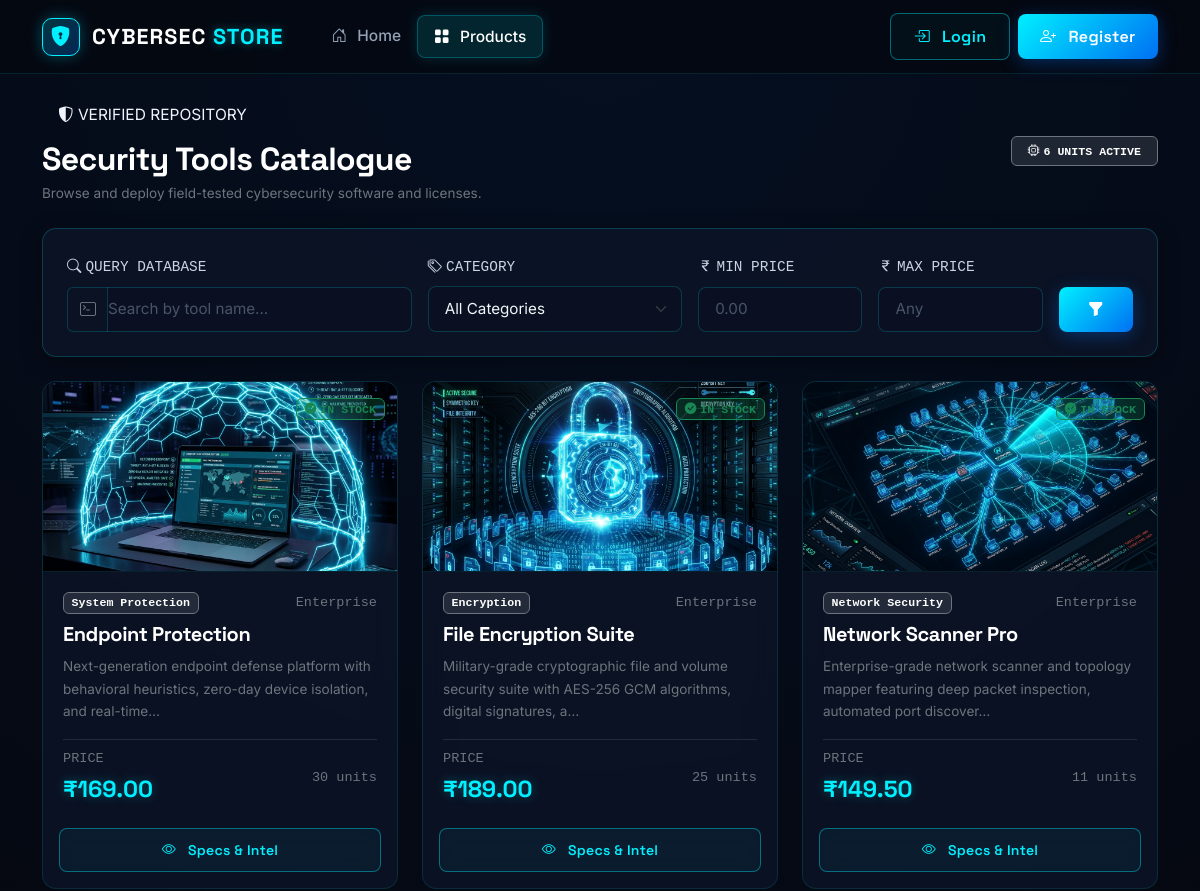
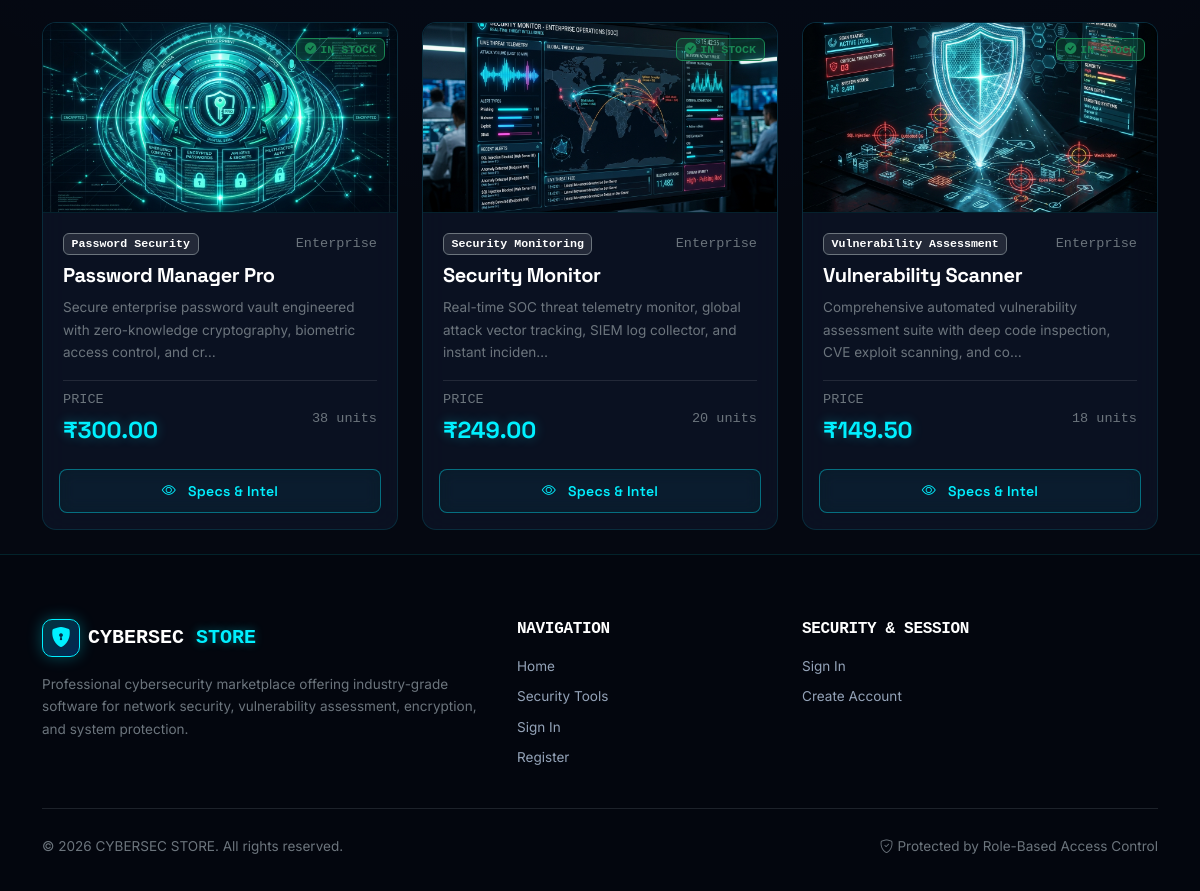
Page /products on the committed database (2 pictures, top to bottom).
### tables this page shows
CREATE TABLE products (
            id            INTEGER PRIMARY KEY AUTOINCREMENT,
            name          TEXT    NOT NULL,
            category_id   INTEGER,
            description   TEXT,
            features      TEXT,
            price         REAL    NOT NULL,
            license       TEXT,
            compatibility TEXT,
            image         TEXT,
            stock         INTEGER DEFAULT 0,
            created_at    TIMESTAMP DEFAULT CURRENT_TIMESTAMP,
            FOREIGN KEY (category_id) REFERENCES categories(id)
        );

CREATE TABLE categories (
            id          INTEGER PRIMARY KEY AUTOINCREMENT,
            name        TEXT UNIQUE NOT NULL,
            description TEXT,
            created_at  TIMESTAMP DEFAULT CURRENT_TIMESTAMP
        );

### products.py (the view, shortened to what this page needs)
@store_bp.route("/products")
def product_list():
    search      = request.args.get("q", "").strip()
    category_id = request.args.get("category", "").strip()
    min_price   = request.args.get("min_price", "").strip()
    max_price   = request.args.get("max_price", "").strip()
    query  = """
        SELECT p.*, c.name AS category_name
        FROM products p
        LEFT JOIN categories c ON c.id = p.category_id
        WHERE 1=1
    """
    params = []
    if search:
        query  += " AND p.name LIKE ?"
        params.append(f"%{search}%")
    if min_price:
        try:
            query  += " AND p.price >= ?"
            params.append(float(min_price))
        except ValueError:
            pass
    if max_price:
        try:
            query  += " AND p.price <= ?"
            params.append(float(max_price))
        except ValueError:
            pass
    query += " ORDER BY p.name ASC"
    conn = get_db_connection()
    products   = conn.execute(query, params).fetchall()
    categories = conn.execute(
        "SELECT id, name FROM categories ORDER BY name ASC"
    ).fetchall()
    conn.close()
    return render_template(
        "store/product_list.html",
        products=products,
        categories=categories,
        search=search,
        selected_category=category_id,
        min_price=min_price,
        max_price=max_price,
    )

### templates/store/product_list.html (shortened to what this page needs)
{% extends 'base.html' %}
{% block content %}
<div class="container py-4 position-relative z-2">
  <div class="d-flex flex-wrap justify-content-between align-items-center gap-3 mb-4">
    <div>
      <div class="hero-pill-badge mb-2 py-1 px-3">
        <i class="bi bi-shield-shaded"></i>
        <span>VERIFIED REPOSITORY</span>
      </div>
      <h1 class="h2 fw-bold text-white mb-1">Security Tools Catalogue</h1>
      <p class="text-secondary small mb-0">Browse and deploy field-tested cybersecurity software and licenses.</p>
    </div>
    <div>
      <span class="badge bg-secondary bg-opacity-25 border border-secondary text-cs-accent font-monospace px-3 py-2">
        <i class="bi bi-cpu me-1"></i>{{ products|length }} UNIT{{ 'S' if products|length != 1 else '' }} ACTIVE
      </span>
    </div>
  </div>
  <div class="cs-glass-card p-3 p-md-4 mb-4" style="border-color: rgba(0, 240, 255, 0.2);">
    <form method="GET" action="{{ url_for('store.product_list') }}" id="filterForm">
      <div class="row g-3 align-items-end">
        <div class="col-xl-4 col-lg-3 col-md-6">
          <label for="searchInput" class="form-label text-cs-accent font-monospace small">
            <i class="bi bi-search me-1"></i>QUERY DATABASE
          </label>
          <div class="input-group">
            <span class="input-group-text bg-transparent border-end-0 text-secondary" style="border-color: rgba(0, 240, 255, 0.18);">
              <i class="bi bi-terminal"></i>
            </span>
            <input type="text" class="form-control border-start-0 ps-0" id="searchInput" name="q"
                   value="{{ search }}" placeholder="Search by tool name...">
          </div>
        </div>
        <div class="col-xl-3 col-lg-3 col-md-6">
          <label for="categoryFilter" class="form-label text-cs-accent font-monospace small">
            <i class="bi bi-tags me-1"></i>CATEGORY
          </label>
          <select class="form-select" id="categoryFilter" name="category">
            <option value="">All Categories</option>
          </select>
        </div>
        <div class="col-xl-2 col-lg-2 col-6">
          <label for="minPrice" class="form-label text-cs-accent font-monospace small">
            <i class="bi bi-currency-rupee me-1"></i>MIN PRICE
          </label>
          <input type="number" min="0" step="0.01" class="form-control" id="minPrice"
                 name="min_price" value="{{ min_price }}" placeholder="0.00">
        </div>
        <div class="col-xl-2 col-lg-2 col-6">
          <label for="maxPrice" class="form-label text-cs-accent font-monospace small">
            <i class="bi bi-currency-rupee me-1"></i>MAX PRICE
          </label>
          <input type="number" min="0" step="0.01" class="form-control" id="maxPrice"
                 name="max_price" value="{{ max_price }}" placeholder="Any">
        </div>
        <div class="col-xl-1 col-lg-2 col-12 d-flex gap-2">
          <button type="submit" class="btn btn-cs flex-grow-1" id="applyFilterBtn" title="Execute Query">
            <i class="bi bi-funnel-fill"></i>
          </button>
        </div>
      </div>
    </form>
  </div>
  {% if products %}
  <div class="row g-4">
    {% for p in products %}
    <div class="col-sm-6 col-lg-4">
      <div class="cs-product-card" id="productCard{{ p.id }}">
        <div class="cs-product-badge">
          {% if p.stock > 0 %}
          <span class="badge bg-success bg-opacity-25 border border-success text-success font-monospace px-2 py-1">
            <i class="bi bi-check-circle-fill me-1"></i>IN STOCK
          </span>
          {% else %}
          <span class="badge bg-danger bg-opacity-25 border border-danger text-danger font-monospace px-2 py-1">
            <i class="bi bi-x-circle-fill me-1"></i>OUT OF STOCK
          </span>
          {% endif %}
        </div>
        <div class="cs-product-media">
          {% if p.image %}
          <img src="{{ url_for('static', filename='images/products/' ~ p.image) }}"
               alt="{{ p.name }}"
               loading="lazy"
               onerror="this.onerror=null; this.parentElement.innerHTML='<div class=\'cs-product-placeholder-icon\'><i class=\'bi bi-shield-lock\'></i></div>';">
          {% else %}
          <div class="cs-product-placeholder-icon">
            <i class="bi bi-shield-lock"></i>
          </div>
          {% endif %}
        </div>
        <div class="cs-product-body">
          <div class="mb-2 d-flex justify-content-between align-items-center">
            <span class="badge bg-secondary bg-opacity-25 border border-secondary text-cs-accent small font-monospace">
              {{ p.category_name or 'Uncategorised' }}
            </span>
            {% if p.license %}
            <span class="text-secondary small font-monospace">{{ p.license }}</span>
            {% endif %}
          </div>
          <h5 class="text-white fw-bold mb-2">{{ p.name }}</h5>
          {% if p.description %}
          <p class="text-secondary small flex-grow-1 mb-3">
            {{ p.description[:110] }}{% if p.description|length > 110 %}…{% endif %}
          </p>
          {% else %}
          <p class="text-muted small flex-grow-1 mb-3 fst-italic">Standard security utility specifications provided.</p>
          {% endif %}
          <div class="d-flex justify-content-between align-items-center pt-2 border-top border-secondary border-opacity-25 mt-auto">
            <div>
              <div class="text-secondary small font-monospace">PRICE</div>
              <div class="cs-product-price">₹{{ "%.2f"|format(p.price) }}</div>
            </div>
            {% if p.stock > 0 %}
            <span class="text-secondary small font-monospace">{{ p.stock }} units</span>
            {% endif %}
          </div>
        </div>
        <div class="p-3 pt-0 bg-transparent border-0 d-flex gap-2">
          <a href="{{ url_for('store.product_detail', prod_id=p.id) }}"
             class="btn btn-outline-cs flex-grow-1 btn-sm" id="viewProduct{{ p.id }}">
            <i class="bi bi-eye me-1"></i>Specs &amp; Intel
          </a>
        </div>
      </div>
    </div>
    {% endfor %}
  </div>
  {% endif %}
</div>
{% endblock %}

### templates/base.html (shortened to what this page needs)
<!DOCTYPE html>
<html lang="en">
<head>
    <link
        rel="stylesheet"
        href="https://cdn.jsdelivr.net/npm/bootstrap@5.3.3/dist/css/bootstrap.min.css"
    />
    <link
        rel="stylesheet"
        href="https://cdn.jsdelivr.net/npm/bootstrap-icons@1.11.3/font/bootstrap-icons.min.css"
    />
    <link rel="stylesheet" href="{{ url_for('static', filename='css/style.css') }}" />
</head>
<body>
    <nav class="navbar navbar-expand-lg navbar-dark cs-navbar sticky-top" id="mainNavbar">
        <div class="container">
            <a class="navbar-brand cs-brand" href="{% if not current_user %}{{ url_for('index') }}{% elif current_user['role'] == 'admin' %}{{ url_for('admin.dashboard') }}{% else %}{{ url_for('dashboard') }}{% endif %}" id="brandLink">
                <span class="brand-icon"><i class="bi bi-shield-lock-fill"></i></span>
                <span class="brand-text">
                    CYBERSEC <span class="brand-accent">STORE</span>
                </span>
            </a>
            <div class="collapse navbar-collapse" id="navbarMain">
                <ul class="navbar-nav me-auto mb-2 mb-lg-0 ms-lg-3">
                    {% if not current_user %}
                        <li class="nav-item">
                            <a class="nav-link {% if request.endpoint == 'index' %}active{% endif %}"
                               href="{{ url_for('index') }}" id="navHome">
                                <i class="bi bi-house-door me-1"></i>Home
                            </a>
                        </li>
                        <li class="nav-item">
                            <a class="nav-link {% if request.endpoint == 'store.product_list' %}active{% endif %}"
                               href="{{ url_for('store.product_list') }}" id="navProducts">
                                <i class="bi bi-grid-fill me-1"></i>Products
                            </a>
                        </li>
                    {% endif %}
                </ul>
                <div class="d-flex gap-2 align-items-center flex-wrap mt-3 mt-lg-0">
                    {% if current_user %}
                        {% if current_user['role'] == 'admin' %}
                            <span class="badge bg-danger bg-opacity-25 text-danger border border-danger border-opacity-50 px-3 py-2 me-1">
                                <i class="bi bi-shield-shaded me-1"></i>ADMIN
                            </span>
                        {% else %}
                            <span class="text-light fw-medium px-2 py-1 rounded d-inline-flex align-items-center" style="background: rgba(255,255,255,0.05);">
                                <i class="bi bi-person-circle me-1 text-cs-accent"></i>{{ current_user['name'] }}
                            </span>
                        {% endif %}
                        <a href="{{ url_for('auth.logout') }}" class="btn btn-outline-cs btn-sm" id="navLogout">
                            <i class="bi bi-box-arrow-right me-1"></i>Logout
                        </a>
                    {% else %}
                        <a href="{{ url_for('auth.login') }}" class="btn btn-outline-cs" id="navLogin">
                            <i class="bi bi-box-arrow-in-right me-1"></i>Login
                        </a>
                        <a href="{{ url_for('auth.register') }}" class="btn btn-cs" id="navRegister">
                            <i class="bi bi-person-plus me-1"></i>Register
                        </a>
                    {% endif %}
                </div>
            </div>
        </div>
    </nav>
    <main class="main-content">
        {% block content %}{% endblock %}
    </main>
    <footer class="cs-footer">
        <div class="container">
            <div class="row gy-4">
                <div class="col-lg-5 col-md-6">
                    <div class="d-flex align-items-center gap-2 mb-3">
                        <span class="brand-icon"><i class="bi bi-shield-lock-fill"></i></span>
                        <span class="fw-bold fs-5 font-monospace text-white">CYBERSEC <span class="brand-accent">STORE</span></span>
                    </div>
                    <p class="text-secondary small mb-3">
                        Professional cybersecurity marketplace offering industry-grade software for network security, vulnerability assessment, encryption, and system protection.
                    </p>
                </div>
                <div class="col-lg-3 col-md-3 col-6">
                    <h6 class="text-white text-uppercase font-monospace mb-3">Navigation</h6>
                    <ul class="list-unstyled small">
                        {% if not current_user %}
                            <li class="mb-2"><a href="{{ url_for('index') }}" class="text-decoration-none">Home</a></li>
                            <li class="mb-2"><a href="{{ url_for('store.product_list') }}" class="text-decoration-none">Security Tools</a></li>
                            <li class="mb-2"><a href="{{ url_for('auth.login') }}" class="text-decoration-none">Sign In</a></li>
                            <li class="mb-2"><a href="{{ url_for('auth.register') }}" class="text-decoration-none">Register</a></li>
                        {% endif %}
                    </ul>
                </div>
                <div class="col-lg-4 col-md-3 col-6">
                    <h6 class="text-white text-uppercase font-monospace mb-3">Security & Session</h6>
                    <ul class="list-unstyled small">
                        {% if current_user %}
                            <li class="mb-2 text-secondary">
                                <i class="bi bi-person-check text-cs-accent me-1"></i>
                                Signed in as <span class="text-light">{{ current_user['name'] }}</span>
                            </li>
                            <li class="mb-2"><a href="{{ url_for('auth.logout') }}" class="text-decoration-none text-danger"><i class="bi bi-box-arrow-right me-1"></i>Sign Out</a></li>
                        {% else %}
                            <li class="mb-2"><a href="{{ url_for('auth.login') }}" class="text-decoration-none">Sign In</a></li>
                            <li class="mb-2"><a href="{{ url_for('auth.register') }}" class="text-decoration-none">Create Account</a></li>
                        {% endif %}
                    </ul>
                </div>
            </div>
            <hr class="border-secondary opacity-25 my-4">
            <div class="row align-items-center">
                <div class="col-md-6 text-center text-md-start mb-2 mb-md-0">
                    <p class="text-secondary small mb-0">
                        &copy; 2026 CYBERSEC STORE. All rights reserved.
                    </p>
                </div>
                <div class="col-md-6 text-center text-md-end">
                    <span class="text-secondary small">
                        <i class="bi bi-shield-check text-cs-accent me-1"></i>Protected by Role-Based Access Control
                    </span>
                </div>
            </div>
        </div>
    </footer>
</body>
</html>

### rows in the picture
products: shows "IN STOCK", image (picture), name "System Protection", license "Enterprise", name "Endpoint Protection", description "Next-generation endpoint defense platform with behavioral heuristics, zero-day device isolation, and real-time", price "169.00", stock "30"
products: shows "IN STOCK", image (picture), name "Encryption", license "Enterprise", name "File Encryption Suite", description "Military-grade cryptographic file and volume security suite with AES-256 GCM algorithms, digital signatures, a", price "189.00", stock "25"
products: shows "IN STOCK", image (picture), name "Network Security", license "Enterprise", name "Network Scanner Pro", description "Enterprise-grade network scanner and topology mapper featuring deep packet inspection, automated port discover", price "149.50", stock "11"
products: shows "IN STOCK", image (picture), name "Password Security", license "Enterprise", name "Password Manager Pro", description "Secure enterprise password vault engineered with zero-knowledge cryptography, biometric access control, and cr", price "300.00", stock "38"
products: shows "IN STOCK", image (picture), name "Security Monitoring", license "Enterprise", name "Security Monitor", description "Real-time SOC threat telemetry monitor, global attack vector tracking, SIEM log collector, and instant inciden", price "249.00", stock "20"
products: shows "IN STOCK", image (picture), name "Vulnerability Assessment", license "Enterprise", name "Vulnerability Scanner", description "Comprehensive automated vulnerability assessment suite with deep code inspection, CVE exploit scanning, and co", price "149.50", stock "18"

### other values in the picture
{{ products|length }} "6"
{{ 'S' if products|length != 1 else '' }} "S"
